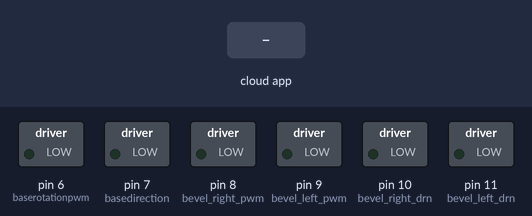
A sketch run on a simulated Arduino Uno, built with avr-gcc and run on an emulated ATmega328P. Shown: switched loads named in the sketch (green lamp = pin HIGH). The test bench sets the inputs (shaded band). The ROS host is connected and sends only what is stated.

Above: at 1.2 s.
1.3 s: the phone or cloud app sets linear.x to 100
At 2.1 s:
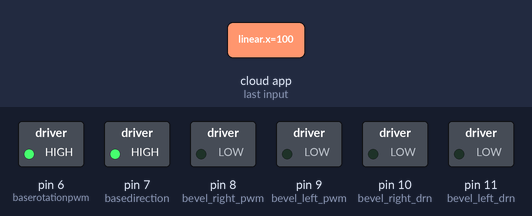
2.8 s: the phone or cloud app sets angular.z to -100
At 3.3 s:
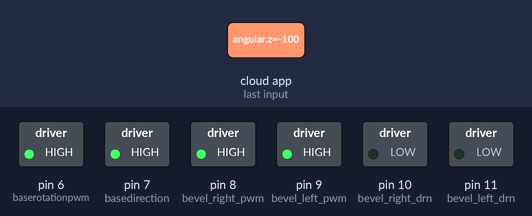
4.3 s: the phone or cloud app sets linear.x to -100
At 5.5 s:
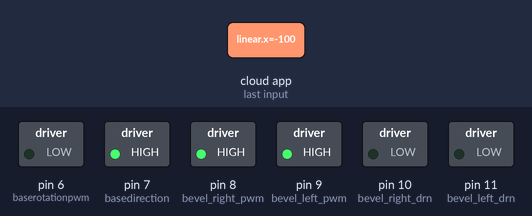
5.8 s: the phone or cloud app sets angular.z to 0
At 6.7 s:
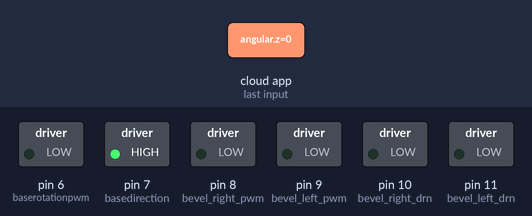
7.3 s: the phone or cloud app sets angular.z to 100
At 7.9 s:
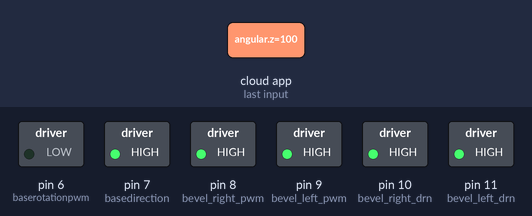
8.8 s: the phone or cloud app sets linear.x to 100
At 10.2 s:
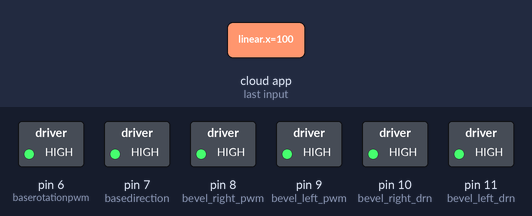
Timing chart, 0 to 11.3 s (numbered marks = the images above; inputs shaded):
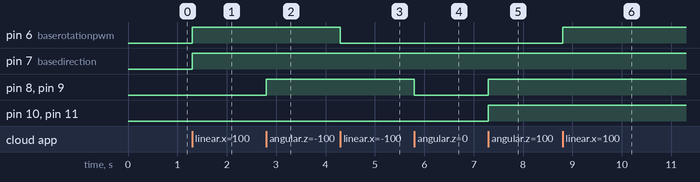

The sketch:

othermotors.ino
```cpp
#include <ros.h>
#include <sensor_msgs/Joy.h>
#include <std_msgs/String.h>
#include <geometry_msgs/Point.h>
#include <geometry_msgs/Twist.h>

#define baserotationpwm 6
#define basedirection 7
#define bevel_right_pwm 8
#define bevel_left_pwm  9
#define bevel_right_drn 10
#define bevel_left_drn  11

int i=0;
int j=0;
int k=0;
int m=0;
int potent=0;
int maxl=0;
int minl=0;
ros::NodeHandle n;
geometry_msgs::Twist vels;

ros::Publisher pub1("velocities", &vels);

int vel1,vel2,vel3,vel4,vel5;

void callback(const geometry_msgs::Twist& msg)
{
  float bsrot1=msg.linear.x;
  float bsrot2=msg.linear.y;
  if(bsrot2==1){
    digitalWrite(basedirection,LOW);//extension(blue-right)
    vel3 = 255;
    i=2;
    k++;
  }
  else if(bsrot1==1){
    digitalWrite(basedirection,HIGH);//retraction
    vel3 = 255;
    i=1;
    k++;
  }
  else{
    vel3=0;
  }
  float bevelrot1=msg.linear.z;
  float bevelrot2=msg.angular.z;
  if(bevelrot1>0.9){
    digitalWrite(bevel_right_drn,LOW);//extension(blue-right)
    digitalWrite(bevel_left_drn,HIGH);
    vel4 = 255;
    vel5 = 255;

    m=10;
  }
  else if(bevelrot1<-0.9){
    digitalWrite(bevel_right_drn,HIGH)  ;//extension(blue-right)
    digitalWrite(bevel_left_drn,LOW);
    vel4 = 255;
    vel5 = 255;

    m=20;
  }
  else if(bevelrot2>0.9){
    digitalWrite(bevel_right_drn,HIGH);//extension(blue-right)
    digitalWrite(bevel_left_drn,HIGH);
    vel4 = 255;
    vel5 = 255;

    m=30;
  }
  else if(bevelrot2<-0.9){
    digitalWrite(bevel_right_drn,LOW);//extension(blue-right)
    digitalWrite(bevel_left_drn,LOW);
    vel4 = 255;
    vel5 = 255;


    m=40;
  }
  else{
    vel4 = 0;
    vel5 = 0;
    digitalWrite(bevel_right_drn,LOW);
    digitalWrite(bevel_left_drn,LOW);
    m=100;
  }
  analogWrite(baserotationpwm,vel3);
  analogWrite(bevel_right_pwm,vel4);
  analogWrite(bevel_left_pwm,vel5);
  vels.linear.x=0;
  vels.linear.y=i;
  vels.linear.z=m;

  vels.angular.x=vel4;
  vels.angular.y=vel5;
  vels.angular.z=vel3;
}
ros::Subscriber<geometry_msgs::Twist> sub1("othermotors2", callback);
void setup(){
  pinMode(baserotationpwm,OUTPUT);
  pinMode(basedirection,OUTPUT);
  pinMode(bevel_right_pwm,OUTPUT);
  pinMode(bevel_left_pwm,OUTPUT);
  pinMode(bevel_right_drn,OUTPUT);
  pinMode(bevel_left_drn,OUTPUT);

  n.initNode();
  n.subscribe(sub1);
  n.advertise(pub1);
}

void loop(){

  pub1.publish(&vels);
  n.spinOnce();
}
```

Measured:
- after the input at 1.3 s, pin 6 (baserotationpwm), pin 7 (basedirection): LOW → HIGH at once
- after the input at 2.8 s, pin 8 (bevel_right_pwm), pin 9 (bevel_left_pwm): LOW → HIGH at once
- after the input at 4.3 s, pin 6 (baserotationpwm): HIGH → LOW at once
- after the input at 5.8 s, pin 8 (bevel_right_pwm), pin 9 (bevel_left_pwm): HIGH → LOW at once
- after the input at 7.3 s, pin 8 (bevel_right_pwm), pin 9 (bevel_left_pwm), pin 10 (bevel_right_drn), pin 11 (bevel_left_drn): LOW → HIGH at once
- after the input at 8.8 s, pin 6 (baserotationpwm): LOW → HIGH at once
